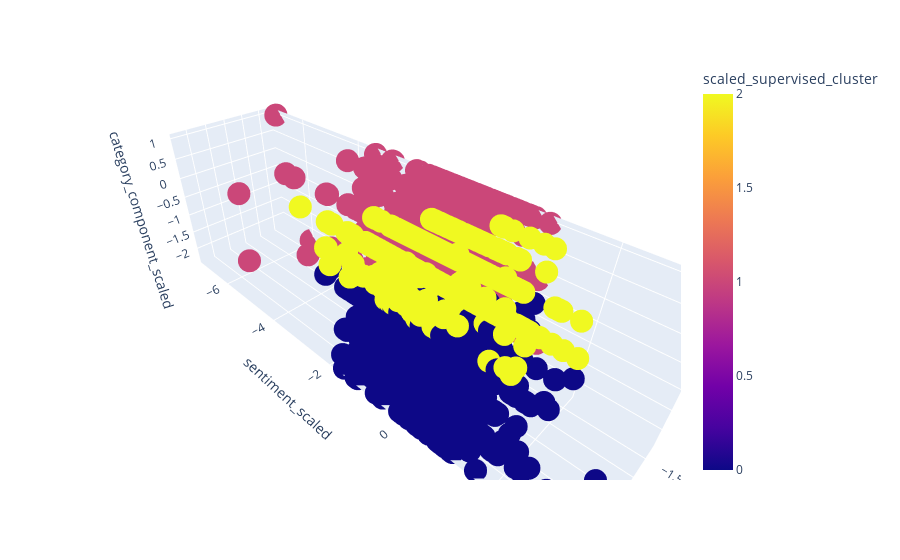

The code cell stored with this chart in its notebook:
### Code cell
fig = px.scatter_3d(tsne_embeddings_df, x='stars_scaled', y='sentiment_scaled', z='category_component_scaled', color='scaled_supervised_cluster',
                    hover_data=['review', 'general_category', 'stars', 'sentiment'])

# # Draw planes between clusters
# for i in range(len(cluster_centers)):
#     center = cluster_centers[i]
#     normal = np.cross(cluster_centers[(i+1)%len(cluster_centers)] - center,
#                       cluster_centers[(i+2)%len(cluster_centers)] - center)
#     normal /= np.linalg.norm(normal)  # Normalize the normal vector
# 
#     # Create a grid of points in the plane
#     x_range = np.linspace(tsne_embeddings_df['stars_scaled'].min(), tsne_embeddings_df['stars_scaled'].max(), 50)
#     y_range = np.linspace(tsne_embeddings_df['category_component_scaled'].min(), tsne_embeddings_df['category_component_scaled'].max(), 50)
#     X, Y = np.meshgrid(x_range, y_range)
#     Z = (-normal[0] * X - normal[1] * Y - np.dot(normal, center)) / normal[2]
# 
#     # Add the plane to the plot
#     fig.add_trace(go.Surface(x=X, y=Y, z=Z, colorscale='Viridis', opacity=0.5))
# 
# # Customize the plot (optional)
# fig.update_layout(
#     title='Review Clusters with Decision Boundaries',
#     scene=dict(
#         xaxis_title='t-SNE Component 1',
#         yaxis_title='t-SNE Component 2',
#         zaxis_title='t-SNE Component 3'
#     )
# )

fig.show()

### Figure 1 — Plotly figure (JSON) as saved in the notebook; plotly's stock layout.template omitted (floating-point values rounded to 4 significant figures; data arrays with more than 128 entries replaced by an {"elided": "..."} marker saying what was removed)
{"data": [{"customdata": {"elided": "2000x4 mixed values"}, "hovertemplate": "stars_scaled=%{x}<br>sentiment_scaled=%{y}<br>category_component_scaled=%{z}<br>review=%{customdata[0]}<br>general_category=%{customdata[1]}<br>stars=%{customdata[2]}<br>sentiment=%{customdata[3]}<br>scaled_supervised_cluster=%{marker.color}<extra></extra>", "legendgroup": "", "marker": {"color": {"elided": "2000 int values"}, "coloraxis": "coloraxis", "symbol": "circle"}, "mode": "markers", "name": "", "scene": "scene", "showlegend": false, "x": {"elided": "2000 float values"}, "y": {"elided": "2000 float values"}, "z": {"elided": "2000 float values"}, "type": "scatter3d"}], "layout": {"scene": {"domain": {"x": [0.0, 1.0], "y": [0.0, 1.0]}, "xaxis": {"title": {"text": "stars_scaled"}}, "yaxis": {"title": {"text": "sentiment_scaled"}}, "zaxis": {"title": {"text": "category_component_scaled"}}}, "coloraxis": {"colorbar": {"title": {"text": "scaled_supervised_cluster"}}, "colorscale": [[0.0, "#0d0887"], [0.1111, "#46039f"], [0.2222, "#7201a8"], [0.3333, "#9c179e"], [0.4444, "#bd3786"], [0.5556, "#d8576b"], [0.6667, "#ed7953"], [0.7778, "#fb9f3a"], [0.8889, "#fdca26"], [1.0, "#f0f921"]]}, "legend": {"tracegroupgap": 0}, "margin": {"t": 60}}}
